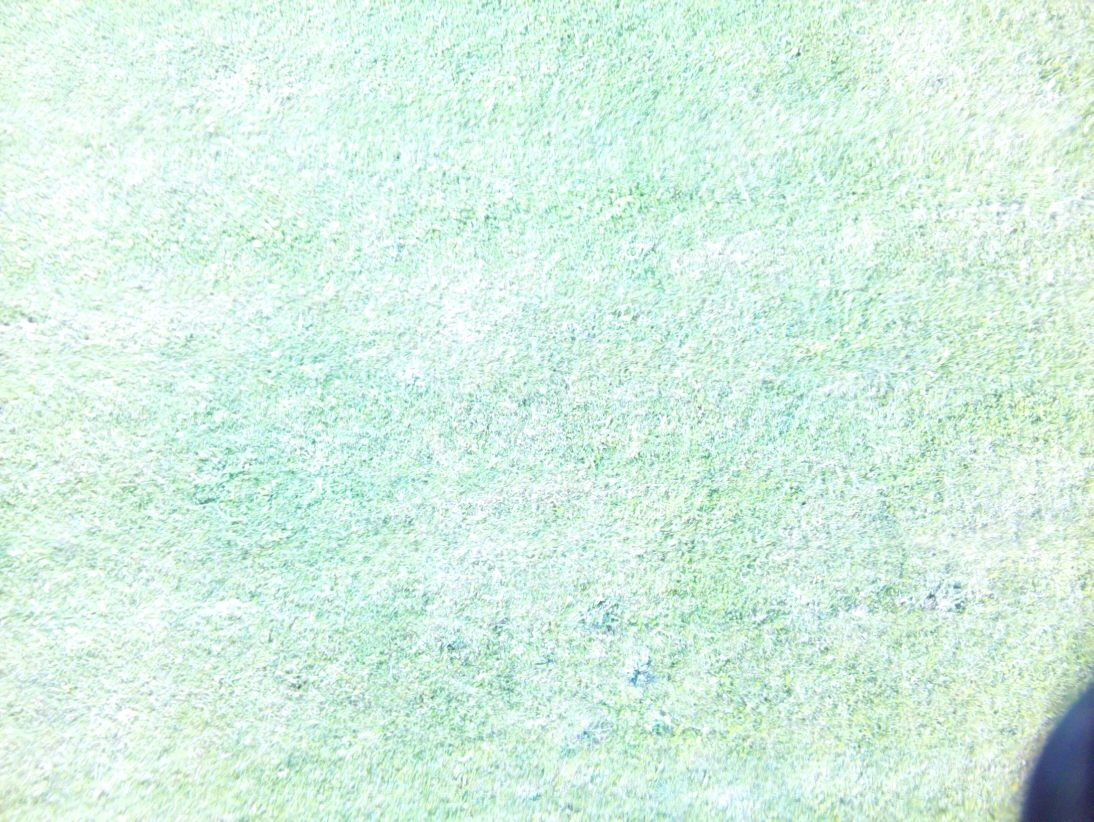
#> input picture assets/capture_0/img_0.jpg, 3280 x 2464 px, given in place of the camera (shown at 1/3 size)
$ python colordetection.py
#> lines starting #> are read from the running program, lines starting #| are printed output that depends on the picture; after the words box and inside, x2 and y2 are one past the last pixel; in counts of white or black regions, pixels touching at a corner belong together
import numpy as np
import cv2

cap = cv2.VideoCapture(0)  # Open the default camera

while True:
    ret, frame = cap.read()
#> frame is the input picture: shape (2464, 3280, 3); mean B, G, R 226.5, 241.1, 213.3
    width = int(cap.get(3))  # Get the width of the frame
    height = int(cap.get(4))  # Get the height of the frame

    hsv = cv2.cvtColor(frame, cv2.COLOR_BGR2HSV)  # Convert the frame to HSV color space
#> hsv: shape (2464, 3280, 3); mean H, S, V 74.4, 31.3, 241.5
    lower_blue = np.array([110, 50, 50])  # Define lower bound for blue color
    upper_blue = np.array([130, 255, 255])  # Define upper bound for blue color

    mask = cv2.inRange(hsv, lower_blue, upper_blue)  # Create a mask for blue color
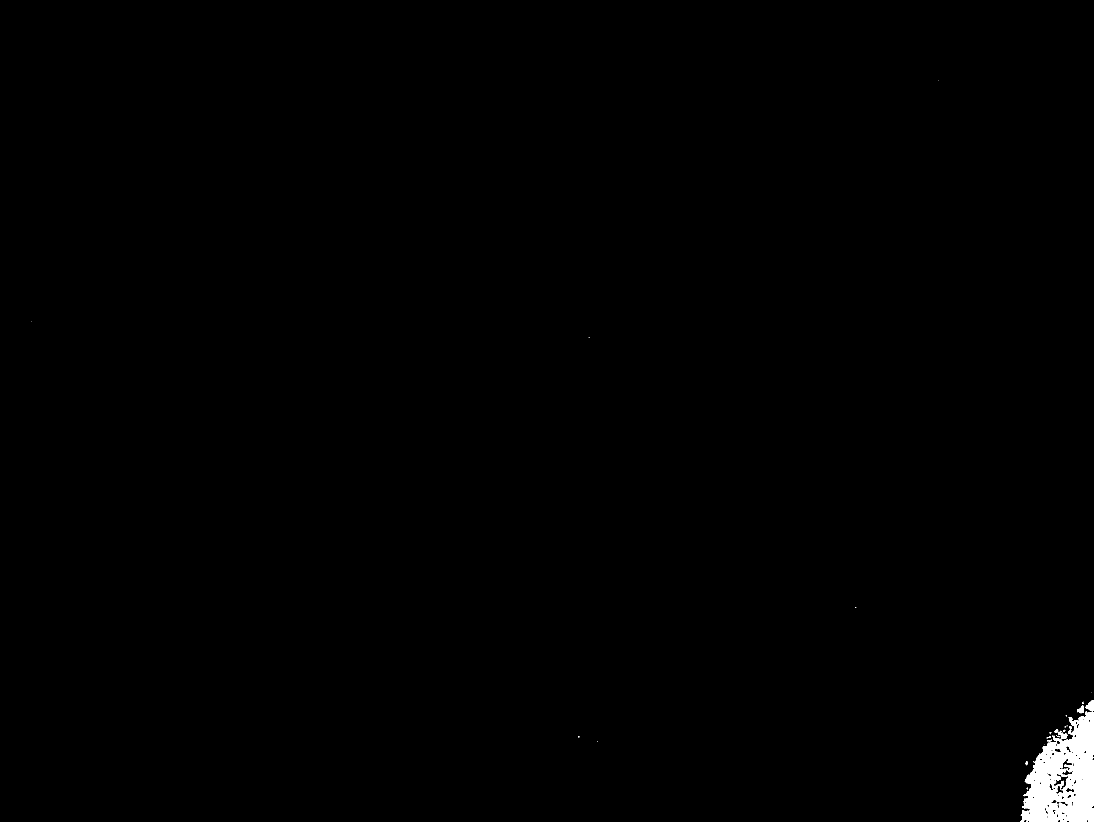
#> mask: shape (2464, 3280) (shown at 1/3 size); 0.57% white; 37 white regions (26 under 20 px), largest, box (x1, y1, x2, y2) and area: (3062, 2133, 3280, 2464) 44248, (3257, 2101, 3280, 2133) 461, (3164, 2187, 3204, 2217) 409

    result = cv2.bitwise_and(frame, frame, mask=mask)  # Apply the mask to the original frame

    image = np.zeros(frame.shape, np.uint8)  # Create an empty image to display results
    smaller_original = cv2.resize(frame, (0, 0), fx=0.5, fy=0.5)  # Resize the original frame to half its size
    smaller_hsv = cv2.resize(hsv, (0, 0), fx=0.5, fy=0.5)  # Resize the HSV frame to half its size
#> smaller_hsv: shape (1232, 1640, 3); mean H, S, V 74.5, 31.4, 241.6
    smaller_mask = cv2.resize(mask, (0, 0), fx=0.5, fy=0.5)  # Resize the mask to half its size
    smaller_mask_3ch = cv2.cvtColor(smaller_mask, cv2.COLOR_GRAY2BGR)  # Convert mask to 3-channel for display
    smaller_result = cv2.resize(result, (0, 0), fx=0.5, fy=0.5)  # Resize the result frame to half its size
    image[:height//2, :width//2] = smaller_original  # Place the original frame in the top-left corner
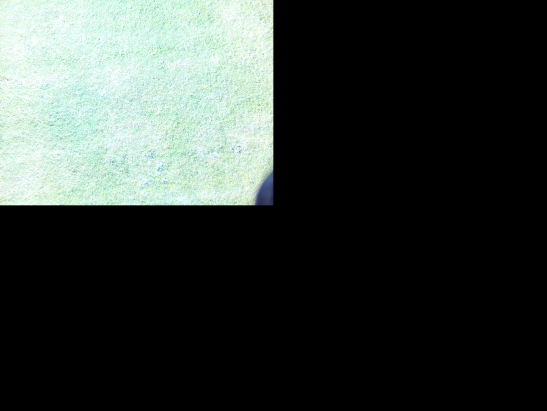
#> image: shape (2464, 3280, 3) (shown at 1/6 size); mean B, G, R 56.7, 60.3, 53.4
    image[height//2:, :width//2] = smaller_hsv  # Place the HSV frame in the bottom-left corner
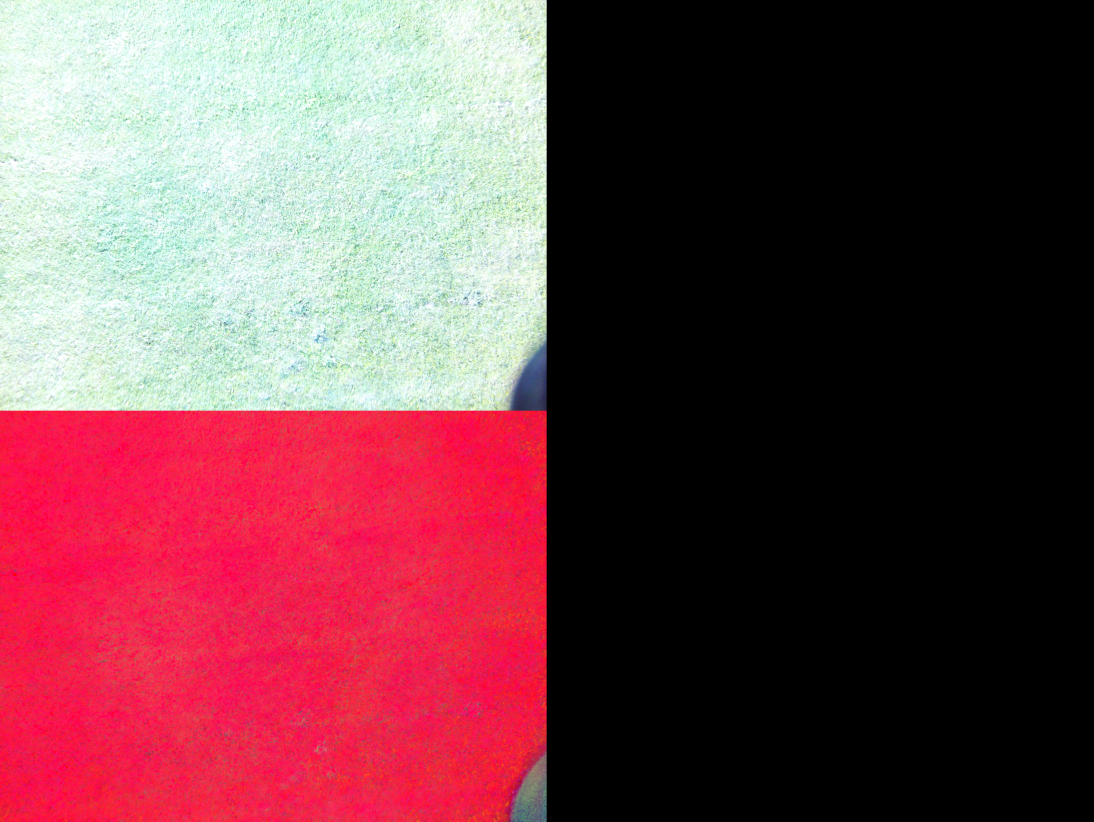
#> image: shape (2464, 3280, 3) (shown at 1/3 size); mean B, G, R 75.3, 68.2, 113.8
    image[:height//2, width//2:] = smaller_mask_3ch  # Place the mask in the top-right corner
    image[height//2:, width//2:] = smaller_result  # Place the result frame in the bottom-right corner
    image = cv2.putText(image, 'HSV', (10, height // 2 + 30), cv2.FONT_HERSHEY_SIMPLEX, 1, (255, 255, 255), 2, cv2.LINE_AA)  # Add text to the image
    image = cv2.putText(image, 'Original', (10, 30), cv2.FONT_HERSHEY_SIMPLEX, 1, (0, 0, 0), 2, cv2.LINE_AA)  # Add text to the image
    image = cv2.putText(image, 'Mask', (width // 2 + 10, 30), cv2.FONT_HERSHEY_SIMPLEX, 1, (255, 255, 255), 2, cv2.LINE_AA)  # Add text to the image
    image = cv2.putText(image, 'Result', (width // 2 + 10, height // 2 + 30), cv2.FONT_HERSHEY_SIMPLEX, 1, (255, 255, 255), 2, cv2.LINE_AA)  # Add text to the image

    #cv2.imshow('Original Frame', frame)  # Display the original frame
    #cv2.imshow('Mask', mask)  # Display the mask
    #cv2.imshow('Result', result)  # Display the result of the color detection
    #cv2.imshow('Camera Feed', hsv)  # Display the original frame

    cv2.imshow('Camera Feed', image)  # Display the processed image


    if cv2.waitKey(1) == ord('q'):
#> (key q is pressed here)
        break

cap.release()  # Release the camera
cv2.destroyAllWindows()  # Close all OpenCV windows

$ run again, on assets/capture_0/img_1.jpg
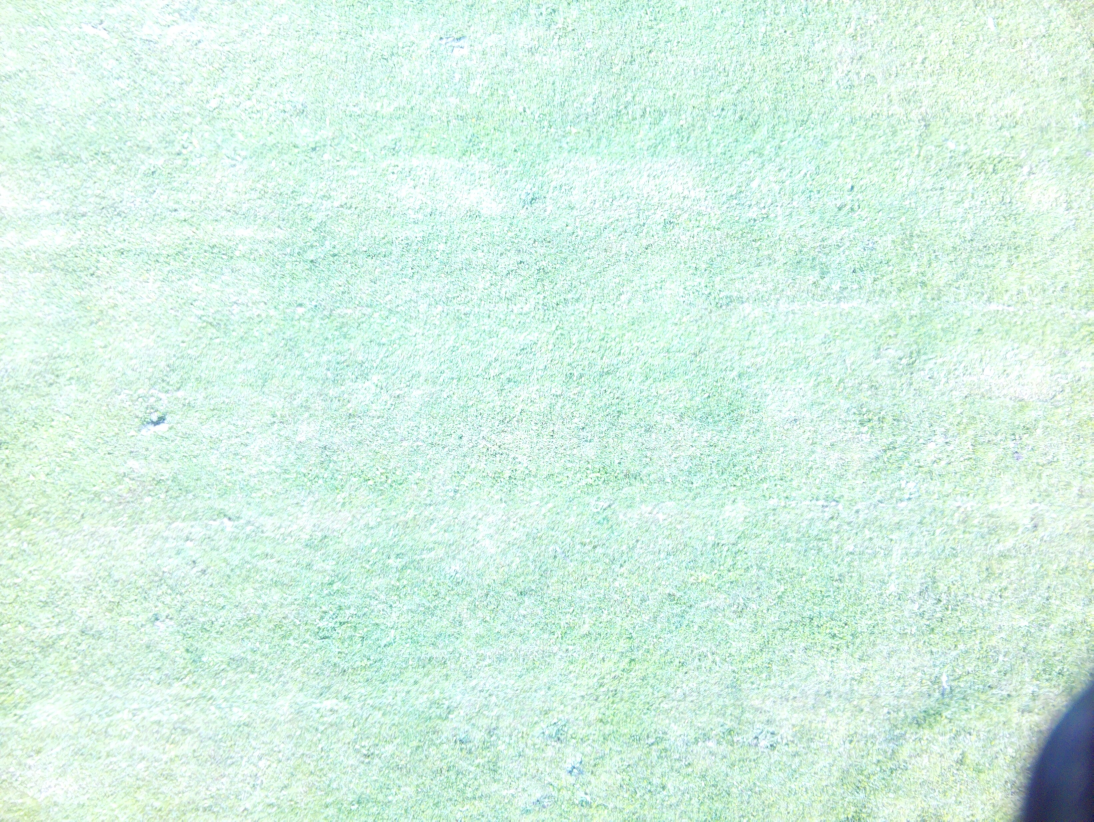
#> input picture assets/capture_0/img_1.jpg, 3280 x 2464 px, given in place of the camera (shown at 1/3 size)
#> frame is the input picture: shape (2464, 3280, 3); mean B, G, R 228.4, 241.8, 212.9
#> hsv: shape (2464, 3280, 3); mean H, S, V 76.1, 31.9, 242.2
#> mask: shape (2464, 3280); 0.58% white; 33 white regions (17 under 20 px), largest, box (x1, y1, x2, y2) and area: (3061, 2116, 3280, 2464) 45695, (3135, 2177, 3157, 2215) 269, (3269, 2065, 3280, 2081) 134
#> smaller_hsv: shape (1232, 1640, 3); mean H, S, V 76.2, 32, 242.3
#> `image[:height//2, :width//2] = smaller_original`:
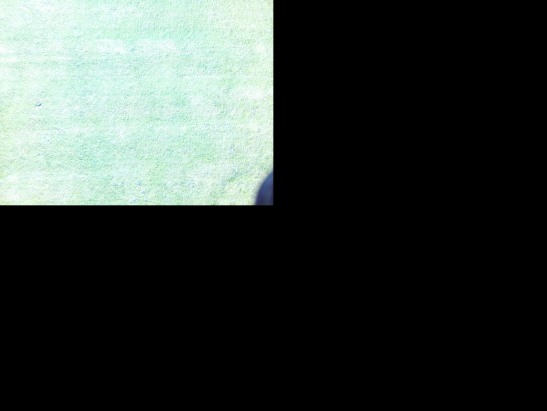
#> image: shape (2464, 3280, 3) (shown at 1/6 size); mean B, G, R 57.1, 60.5, 53.3
#> `image[height//2:, :width//2] = smaller_hsv`:
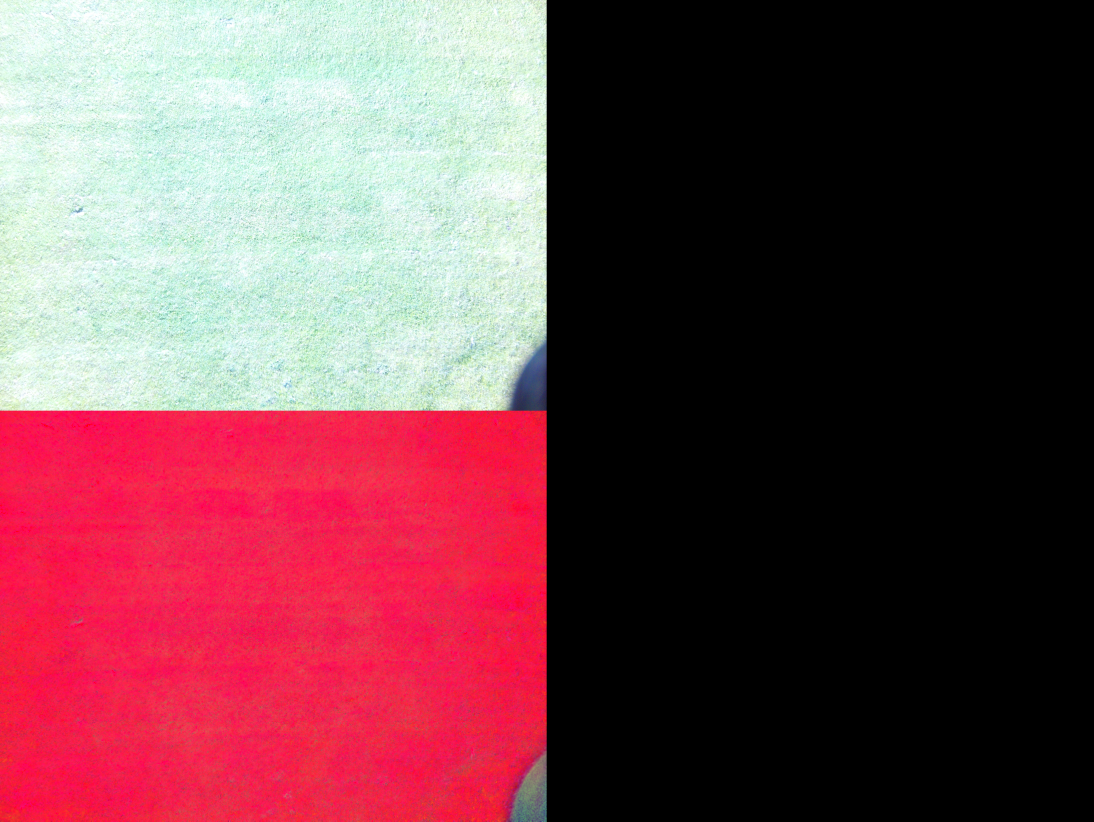
#> image: shape (2464, 3280, 3) (shown at 1/3 size); mean B, G, R 76.2, 68.5, 113.8

$ run again, on assets/capture_0/img_10.jpg
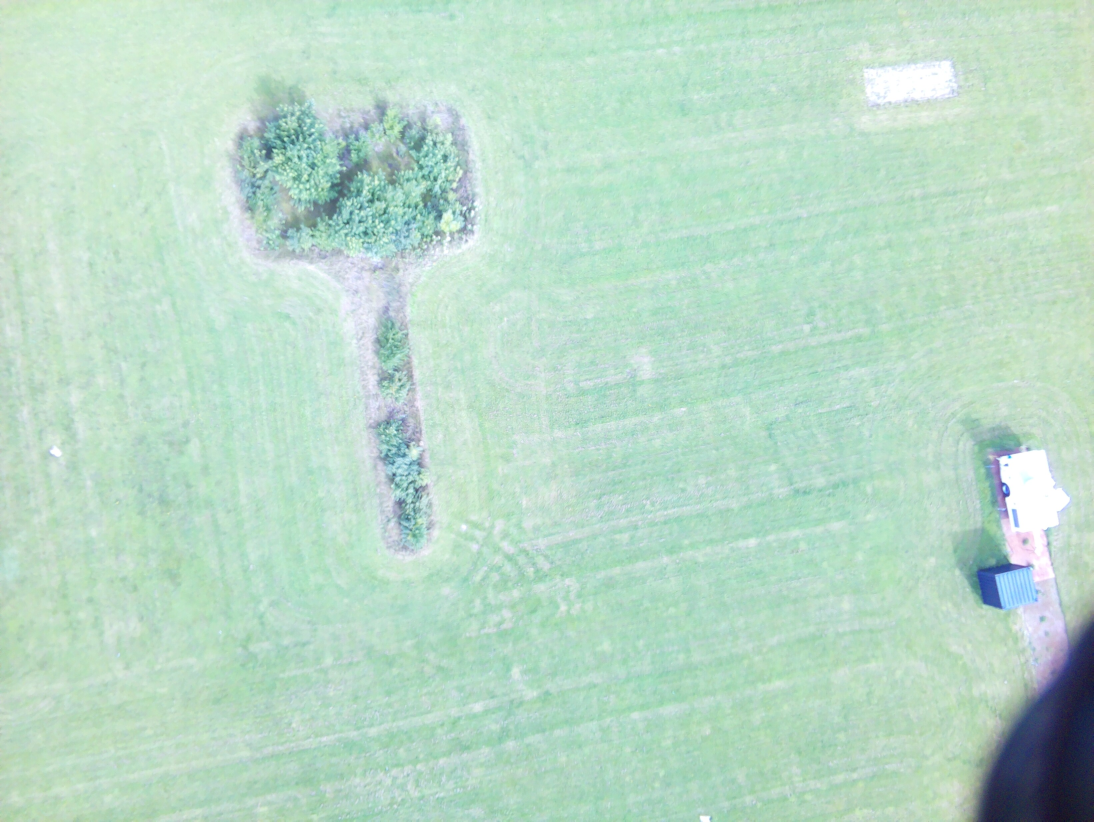
#> input picture assets/capture_0/img_10.jpg, 3280 x 2464 px, given in place of the camera (shown at 1/3 size)
#> frame is the input picture: shape (2464, 3280, 3); mean B, G, R 200.8, 218.5, 186.1
#> hsv: shape (2464, 3280, 3); mean H, S, V 73.7, 40.5, 219.7
#> `mask = cv2.inRange(hsv, lower_blue, upper_blue)`:
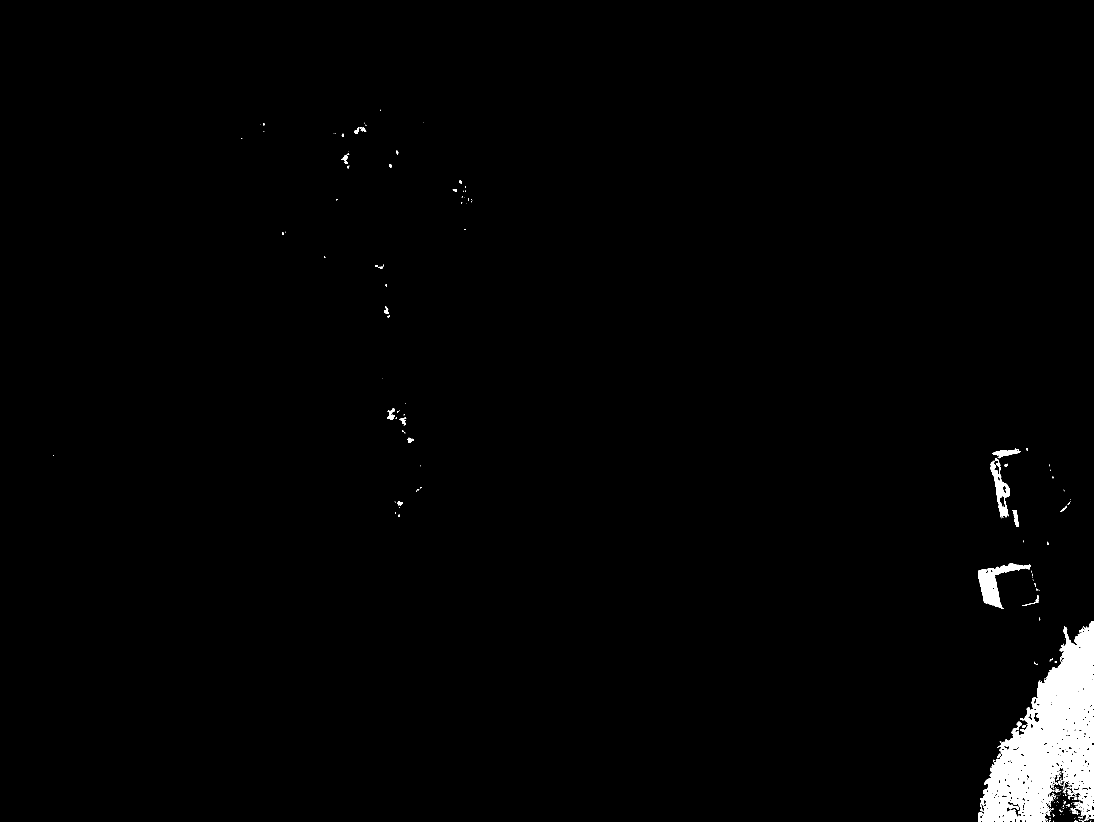
#> mask: shape (2464, 3280) (shown at 1/3 size); 1.5% white; 285 white regions (223 under 20 px), largest, box (x1, y1, x2, y2) and area: (2934, 1863, 3280, 2464) 105054, (2934, 1690, 3093, 1827) 6934, (2971, 1375, 3030, 1553) 3552
#> smaller_hsv: shape (1232, 1640, 3); mean H, S, V 73.8, 40.6, 219.8
#> `image[height//2:, :width//2] = smaller_hsv`:
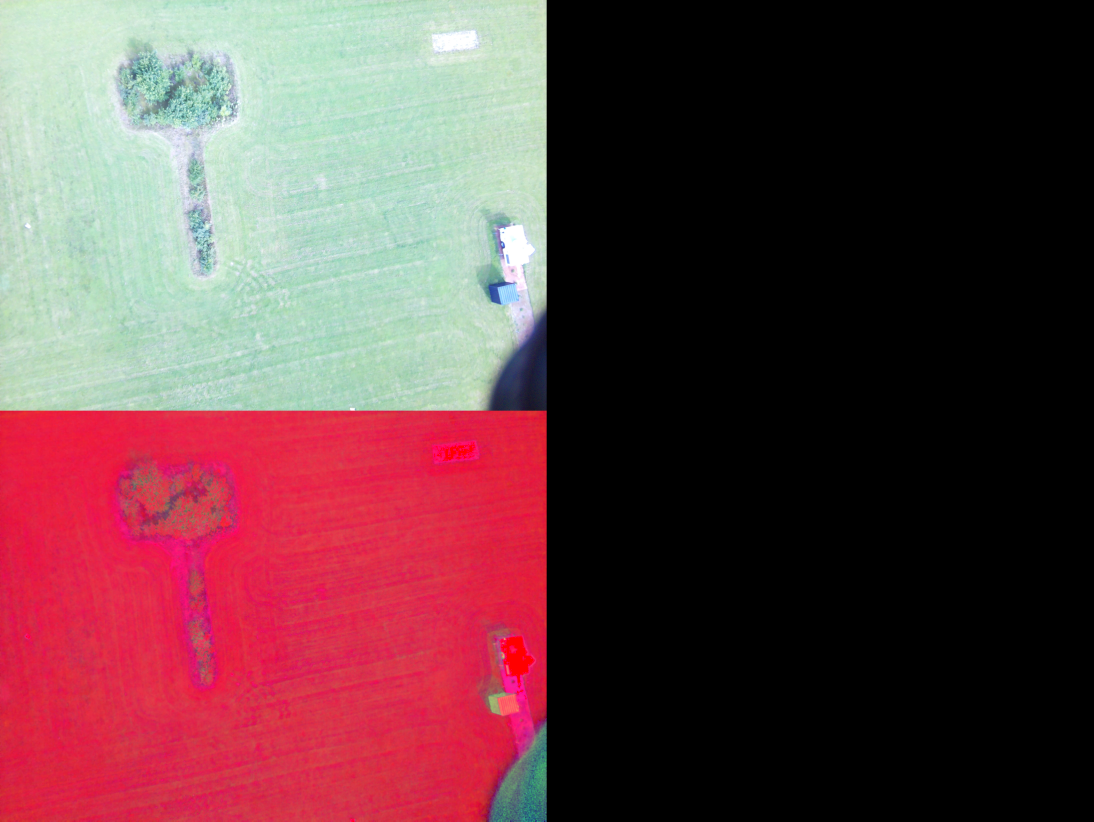
#> image: shape (2464, 3280, 3) (shown at 1/3 size); mean B, G, R 68.7, 64.8, 101.5
